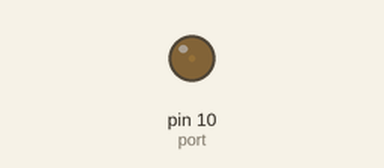
Bench run of a sketch on a simulated Arduino Uno, built with avr-gcc and run on an emulated ATmega328P. On the bench: output pins drawn as LEDs (lit = HIGH).

Above: at 0.05 s.
At 1.3 s:
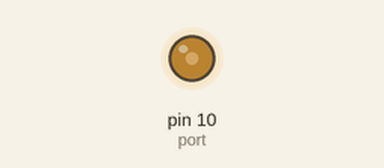
At 2.6 s:
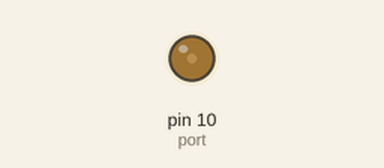
Timing chart, 0 to 7.5 s (numbered marks = the images above):
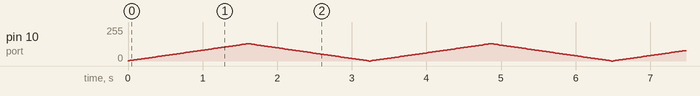

The sketch:

slide-light-from-led.ino
```cpp
int port = 10;
int max = 130;
int min = 0;
int count = 0;
int step = 2;
boolean isIncreasing = false;
void setup() {
  // put your setup code here, to run once:
    pinMode(port, OUTPUT);
}

void loop() {
  // put your main code here, to run repeatedly:
  if (count == max || count == min) {
    isIncreasing = !isIncreasing;
  }
  if (isIncreasing) {
    count = count + step;
  } else {
    count = count - step;
  }
  analogWrite(port, count);
  delay(25);
}
```
